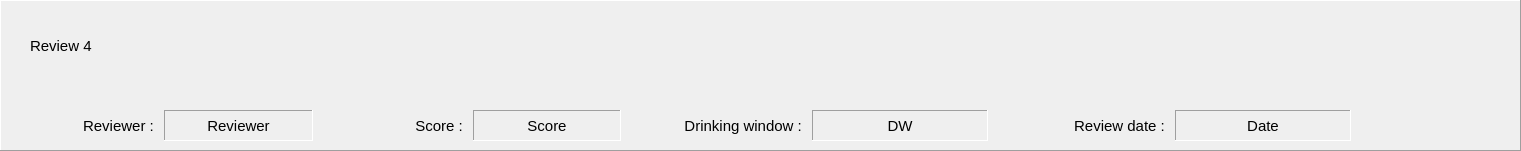
         <widget class="QFrame" name="review4">
          <property name="geometry">
           <rect>
            <x>30</x>
            <y>1050</y>
            <width>1521</width>
            <height>151</height>
           </rect>
          </property>
          <property name="frameShape">
           <enum>QFrame::Panel</enum>
          </property>
          <property name="frameShadow">
           <enum>QFrame::Raised</enum>
          </property>
          <widget class="QWidget" name="reviewwidget_4" native="true">
           <property name="geometry">
            <rect>
             <x>10</x>
             <y>0</y>
             <width>1511</width>
             <height>151</height>
            </rect>
           </property>
           <property name="styleSheet">
            <string notr="true"/>
           </property>
           <widget class="QLabel" name="reviewlabel_5">
            <property name="geometry">
             <rect>
              <x>20</x>
              <y>0</y>
              <width>1481</width>
              <height>91</height>
             </rect>
            </property>
            <property name="font">
             <font>
              <family>Arial</family>
              <pointsize>11</pointsize>
             </font>
            </property>
            <property name="text">
             <string>Review 4</string>
            </property>
            <property name="wordWrap">
             <bool>true</bool>
            </property>
           </widget>
           <widget class="QWidget" name="horizontalLayoutWidget_7">
            <property name="geometry">
             <rect>
              <x>0</x>
              <y>110</y>
              <width>611</width>
              <height>31</height>
             </rect>
            </property>
            <layout class="QHBoxLayout" name="horizontalLayout_7">
             <item>
              <widget class="QLabel" name="reviewerlab_4">
               <property name="font">
                <font>
                 <family>Arial</family>
                 <pointsize>11</pointsize>
                </font>
               </property>
               <property name="text">
                <string>Reviewer : </string>
               </property>
               <property name="textFormat">
                <enum>Qt::PlainText</enum>
               </property>
               <property name="alignment">
                <set>Qt::AlignRight|Qt::AlignTrailing|Qt::AlignVCenter</set>
               </property>
              </widget>
             </item>
             <item>
              <widget class="QLabel" name="reviewerlabel_5">
               <property name="font">
                <font>
                 <family>Arial</family>
                 <pointsize>11</pointsize>
                </font>
               </property>
               <property name="frameShape">
                <enum>QFrame::Panel</enum>
               </property>
               <property name="frameShadow">
                <enum>QFrame::Sunken</enum>
               </property>
               <property name="text">
                <string>Reviewer</string>
               </property>
               <property name="alignment">
                <set>Qt::AlignCenter</set>
               </property>
              </widget>
             </item>
             <item>
              <widget class="QLabel" name="scorelab_4">
               <property name="font">
                <font>
                 <family>Arial</family>
                 <pointsize>11</pointsize>
                </font>
               </property>
               <property name="text">
                <string>Score : </string>
               </property>
               <property name="textFormat">
                <enum>Qt::PlainText</enum>
               </property>
               <property name="alignment">
                <set>Qt::AlignRight|Qt::AlignTrailing|Qt::AlignVCenter</set>
               </property>
              </widget>
             </item>
             <item>
              <widget class="QLabel" name="scorelabel_5">
               <property name="font">
                <font>
                 <family>Arial</family>
                 <pointsize>11</pointsize>
                </font>
               </property>
               <property name="frameShape">
                <enum>QFrame::Panel</enum>
               </property>
               <property name="frameShadow">
                <enum>QFrame::Sunken</enum>
               </property>
               <property name="text">
                <string>Score</string>
               </property>
               <property name="alignment">
                <set>Qt::AlignCenter</set>
               </property>
              </widget>
             </item>
            </layout>
           </widget>
           <widget class="QWidget" name="horizontalLayoutWidget_8">
            <property name="geometry">
             <rect>
              <x>620</x>
              <y>110</y>
              <width>721</width>
              <height>31</height>
             </rect>
            </property>
            <layout class="QHBoxLayout" name="horizontalLayout_8">
             <item>
              <widget class="QLabel" name="drinkwindowlab_4">
               <property name="font">
                <font>
                 <family>Arial</family>
                 <pointsize>11</pointsize>
                </font>
               </property>
               <property name="text">
                <string>Drinking window : </string>
               </property>
               <property name="textFormat">
                <enum>Qt::PlainText</enum>
               </property>
               <property name="alignment">
                <set>Qt::AlignRight|Qt::AlignTrailing|Qt::AlignVCenter</set>
               </property>
              </widget>
             </item>
             <item>
              <widget class="QLabel" name="drinkwindowlabel_5">
               <property name="font">
                <font>
                 <family>Arial</family>
                 <pointsize>11</pointsize>
                </font>
               </property>
               <property name="frameShape">
                <enum>QFrame::Panel</enum>
               </property>
               <property name="frameShadow">
                <enum>QFrame::Sunken</enum>
               </property>
               <property name="text">
                <string>DW</string>
               </property>
               <property name="alignment">
                <set>Qt::AlignCenter</set>
               </property>
              </widget>
             </item>
             <item>
              <widget class="QLabel" name="reviewdatelab_4">
               <property name="font">
                <font>
                 <family>Arial</family>
                 <pointsize>11</pointsize>
                </font>
               </property>
               <property name="text">
                <string>Review date : </string>
               </property>
               <property name="textFormat">
                <enum>Qt::PlainText</enum>
               </property>
               <property name="alignment">
                <set>Qt::AlignRight|Qt::AlignTrailing|Qt::AlignVCenter</set>
               </property>
              </widget>
             </item>
             <item>
              <widget class="QLabel" name="reviewdatelabel_5">
               <property name="font">
                <font>
                 <family>Arial</family>
                 <pointsize>11</pointsize>
                </font>
               </property>
               <property name="frameShape">
                <enum>QFrame::Panel</enum>
               </property>
               <property name="frameShadow">
                <enum>QFrame::Sunken</enum>
               </property>
               <property name="text">
                <string>Date</string>
               </property>
               <property name="alignment">
                <set>Qt::AlignCenter</set>
               </property>
              </widget>
             </item>
            </layout>
           </widget>
          </widget>
         </widget>
